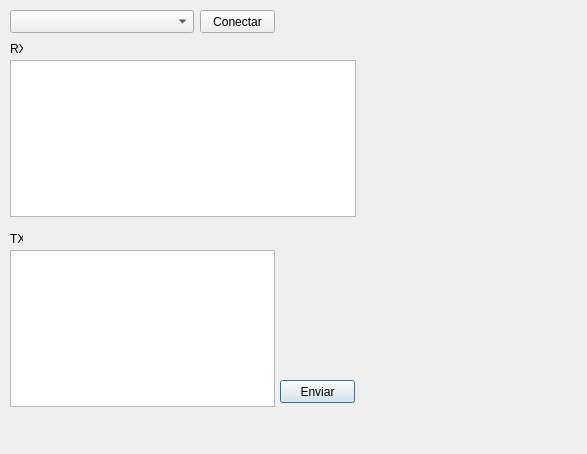
<?xml version="1.0" encoding="UTF-8"?>
<ui version="4.0">
 <class>comserie</class>
 <widget class="QDialog" name="comserie">
  <property name="geometry">
   <rect>
    <x>0</x>
    <y>0</y>
    <width>587</width>
    <height>454</height>
   </rect>
  </property>
  <property name="windowTitle">
   <string>Dialog</string>
  </property>
  <property name="autoFillBackground">
   <bool>false</bool>
  </property>
  <widget class="QComboBox" name="comboBoxPort">
   <property name="geometry">
    <rect>
     <x>10</x>
     <y>10</y>
     <width>184</width>
     <height>23</height>
    </rect>
   </property>
   <property name="sizePolicy">
    <sizepolicy hsizetype="Expanding" vsizetype="Preferred">
     <horstretch>0</horstretch>
     <verstretch>0</verstretch>
    </sizepolicy>
   </property>
   <property name="maximumSize">
    <size>
     <width>16777215</width>
     <height>16777215</height>
    </size>
   </property>
   <property name="currentIndex">
    <number>-1</number>
   </property>
   <property name="maxVisibleItems">
    <number>4</number>
   </property>
  </widget>
  <widget class="QLabel" name="label">
   <property name="geometry">
    <rect>
     <x>10</x>
     <y>-30</y>
     <width>13</width>
     <height>157</height>
    </rect>
   </property>
   <property name="sizePolicy">
    <sizepolicy hsizetype="Minimum" vsizetype="Preferred">
     <horstretch>0</horstretch>
     <verstretch>0</verstretch>
    </sizepolicy>
   </property>
   <property name="text">
    <string>RX</string>
   </property>
  </widget>
  <widget class="QPlainTextEdit" name="plainTextEditRX">
   <property name="geometry">
    <rect>
     <x>10</x>
     <y>60</y>
     <width>346</width>
     <height>157</height>
    </rect>
   </property>
   <property name="plainText">
    <string/>
   </property>
  </widget>
  <widget class="QPlainTextEdit" name="plainTextEditTX">
   <property name="geometry">
    <rect>
     <x>10</x>
     <y>250</y>
     <width>265</width>
     <height>157</height>
    </rect>
   </property>
   <property name="plainText">
    <string/>
   </property>
  </widget>
  <widget class="QPushButton" name="pushButtonEnviar">
   <property name="enabled">
    <bool>true</bool>
   </property>
   <property name="geometry">
    <rect>
     <x>280</x>
     <y>380</y>
     <width>75</width>
     <height>23</height>
    </rect>
   </property>
   <property name="text">
    <string>Enviar</string>
   </property>
  </widget>
  <widget class="QLabel" name="label_2">
   <property name="geometry">
    <rect>
     <x>10</x>
     <y>160</y>
     <width>13</width>
     <height>157</height>
    </rect>
   </property>
   <property name="sizePolicy">
    <sizepolicy hsizetype="Minimum" vsizetype="Preferred">
     <horstretch>0</horstretch>
     <verstretch>0</verstretch>
    </sizepolicy>
   </property>
   <property name="text">
    <string>TX</string>
   </property>
  </widget>
  <widget class="QPushButton" name="pushButtonConectar">
   <property name="geometry">
    <rect>
     <x>200</x>
     <y>10</y>
     <width>75</width>
     <height>23</height>
    </rect>
   </property>
   <property name="sizePolicy">
    <sizepolicy hsizetype="Fixed" vsizetype="Fixed">
     <horstretch>0</horstretch>
     <verstretch>0</verstretch>
    </sizepolicy>
   </property>
   <property name="text">
    <string>Conectar</string>
   </property>
  </widget>
 </widget>
 <resources/>
 <connections/>
</ui>
